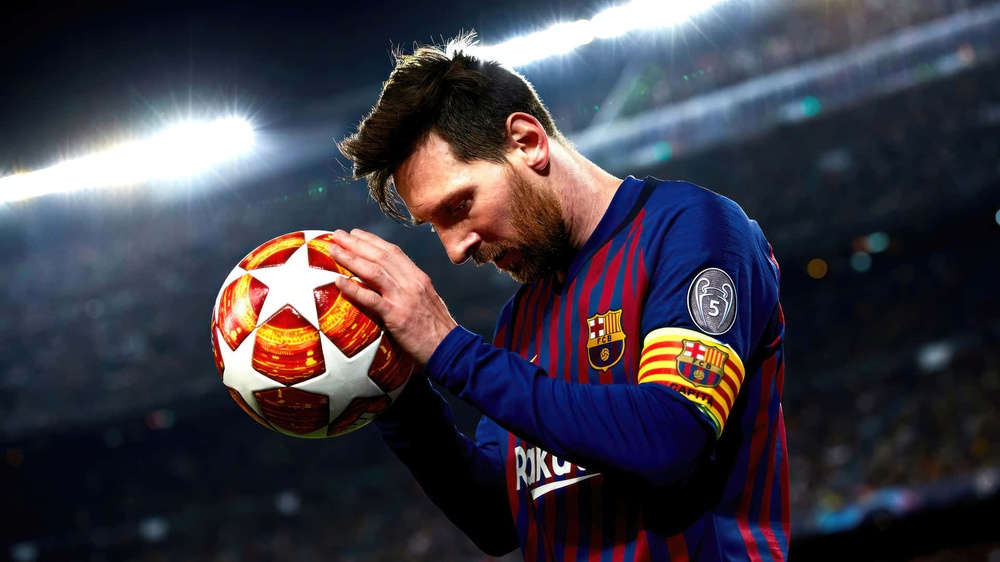
#> input picture image_processing/image_transformation/image/messi.jpg, 1000 x 562 px, shrunk from 1920 x 1080 before the run
$ python rotation.py
#> lines starting #> are read from the running program, lines starting #| are printed output that depends on the picture; long printed decimals are rounded
#> further down, image is the input picture: shape (562, 1000, 3); mean B, G, R 68.1, 57.6, 60.8
import cv2
import numpy as np
import matplotlib.pyplot as plt

def rotate_image(image, angle):
#> called with angle = 45
    height, width = image.shape[:2]
#> height = 562; width = 1000
    center = (width / 2, height / 2)
#> center = (500, 281)
    rotate_matrix = cv2.getRotationMatrix2D(center=center, angle=angle, scale=1)
    print(rotate_matrix)
#| [[  0.7071   0.7071 -52.250]
#|  [ -0.7071   0.7071 435.856]]
    rotated_image = cv2.warpAffine(src=image, M=rotate_matrix, dsize=(width, height))
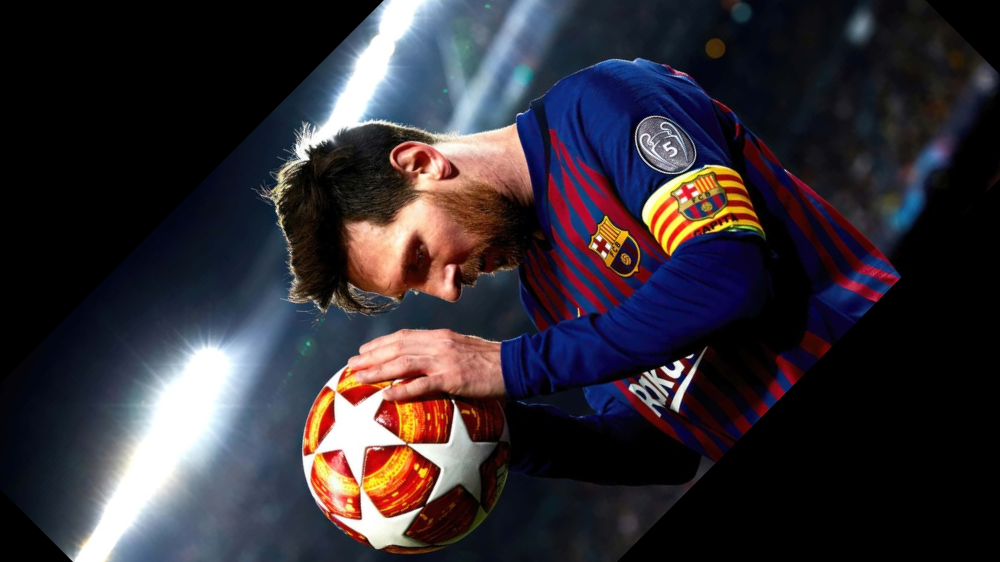
#> rotated_image: shape (562, 1000, 3); mean B, G, R 52.4, 45.3, 50.5
    return rotated_image

image = cv2.imread('../image/messi.jpg')
rotated_image = rotate_image(image, angle=45)  # Rotate the image by 45 degrees

plt.imshow(cv2.cvtColor(rotated_image, cv2.COLOR_BGR2RGB))
plt.axis('off')
plt.show()
